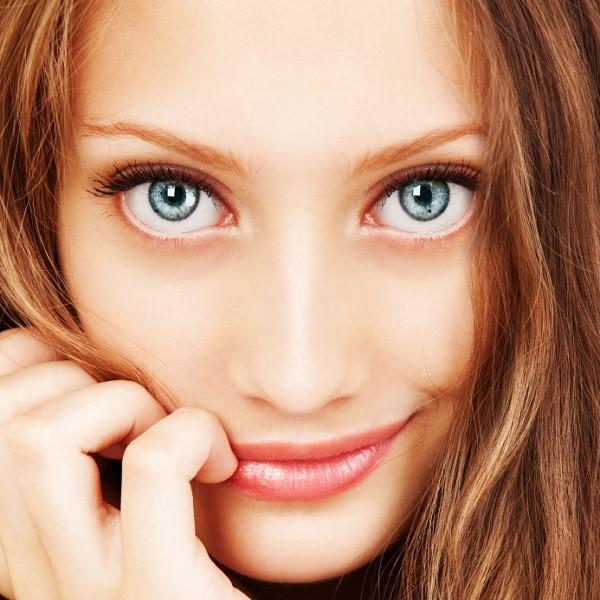
#> input picture Body_Parts_Detection_and_Tracking/input1.jpg, 600 x 600 px
$ python Pupil_Detection.py
#> lines starting #> are read from the running program, lines starting #| are printed output that depends on the picture; after the words box and inside, x2 and y2 are one past the last pixel; in counts of white or black regions, pixels touching at a corner belong together
# Un sistema robusto es más fácil de entrenar cuando se quiren detectar objetos o partes con
# características únicas, afortunadamente los elementos de la cara son así, en esta sección
# vamos a desarrollar un programa detector de pupilas.

# Detector de pupilas

import math

import cv2
import numpy as np

img = cv2.imread('input1.jpg')
#> img is the input picture: shape (600, 600, 3); mean B, G, R 123.9, 148.7, 194.5
s_f = 0.7

img = cv2.resize(img, None, fx = s_f, fy = s_f, interpolation = cv2.INTER_AREA)
#> img: shape (420, 420, 3)
cv2.imshow("Imagen de entrada", img)
gray = cv2.cvtColor(-img, cv2.COLOR_BGR2GRAY)
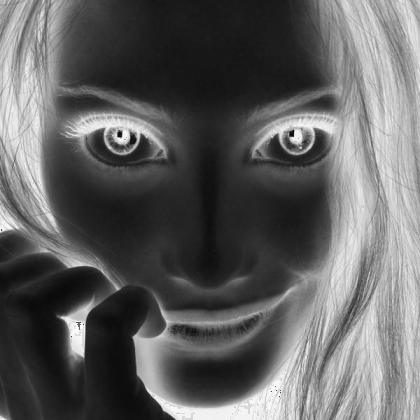
#> gray: shape (420, 420); min 9, max 254, mean 96.3

ret, thresh_gray = cv2.threshold(gray, 220, 255, cv2.THRESH_BINARY_INV)
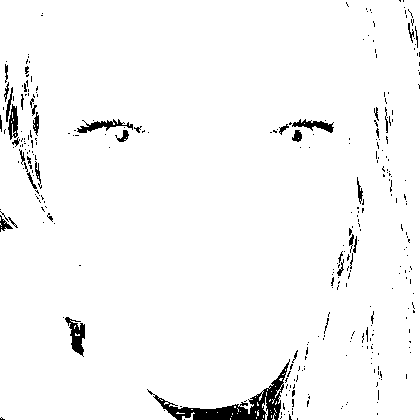
#> thresh_gray: shape (420, 420); 96.9% white; 312 black regions (274 under 20 px)
countours, hierarchy = cv2.findContours(thresh_gray, cv2.RETR_EXTERNAL, cv2.CHAIN_APPROX_NONE)
#> countours = 40 contours, 37 with area under 20; largest, box (x1, y1, x2, y2) and area: (0, 0, 420, 420) 173184, (262, 397, 268, 420) 24, (182, 412, 195, 420) 22

for countour in countours:
    area = cv2.contourArea(countour)
    rect = cv2.boundingRect(countour)
    x, y, width, height = rect
    radius = 0.25 * (width + height)

    area_condition = (100 <= area <= 200)
    symmetry_condition = (abs(1 - float(width)/float(height)) <= 0.2)

    fill_condition = (abs(1 - (area / math.pi * math.pow(radius, 2.0))) <= 0.3)

    if area_condition and symmetry_condition and fill_condition:
        cv2.circle(img, int(x + radius), int(y + radius), int(1.3 * radius), (0, 180, 0), -1)
#> this loop made 40 passes
#> (area, x, y, width, height, radius, symmetry_condition, fill_condition) on passes 13, 28, 40: (22, 182, 412, 13, 8, 5.25, False, False), (24.5, 262, 397, 6, 23, 7.25, False, False), (173184, 0, 0, 420, 420, 210, True, False)

cv2.imshow("Detector de pupilas", img)

cv2.waitKey()
cv2.destroyAllWindows()

$ run again, with Body_Parts_Detection_and_Tracking/moustache.png saved as Body_Parts_Detection_and_Tracking/input1.jpg
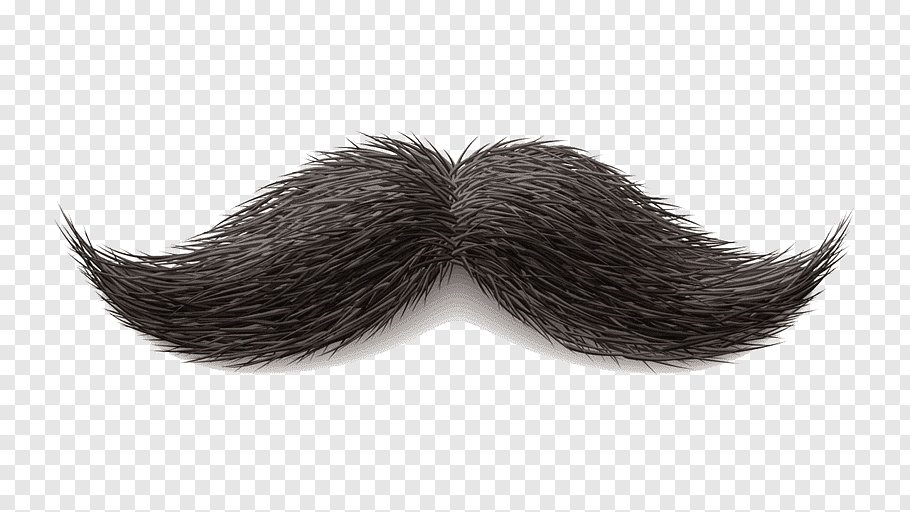
#> input picture Body_Parts_Detection_and_Tracking/moustache.png, 910 x 512 px
#> img is the input picture: shape (512, 910, 3); mean B, G, R 198.4, 199.2, 200.9
#> img: shape (358, 637, 3)
#> `gray = cv2.cvtColor(-img, cv2.COLOR_BGR2GRAY)`:
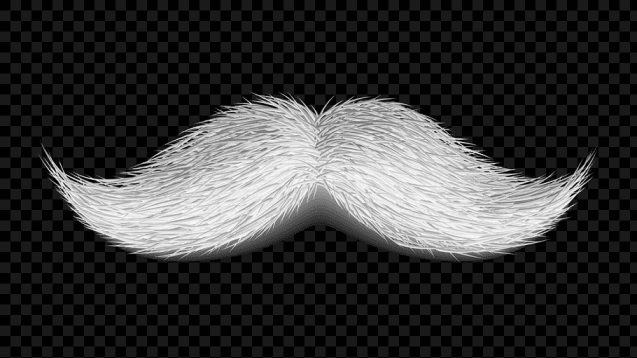
#> gray: shape (358, 637); min 1, max 248, mean 56.5
#> `ret, thresh_gray = cv2.threshold(gray, 220, 255, cv2.THRESH_BINARY_INV)`:
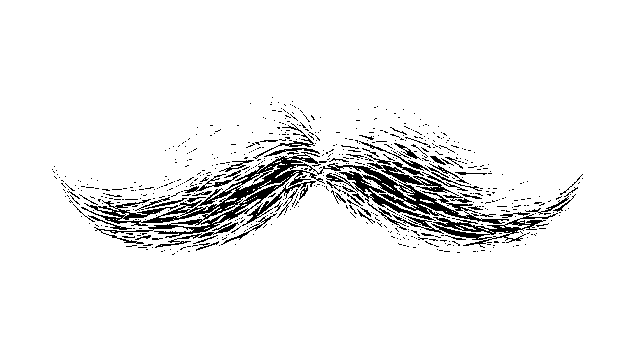
#> thresh_gray: shape (358, 637); 93.7% white; black in thin lines or dots, all inside (x1, y1, x2, y2) = (52, 97, 583, 255)
#> countours = 1 contour; box (x1, y1, x2, y2) and area: (0, 0, 637, 358) 227052
#> the loop `for countour in countours:` made 1 pass
#> (area, x, y, width, height, radius, area_condition, symmetry_condition) on pass 1: (227052, 0, 0, 637, 358, 248.8, False, False)
